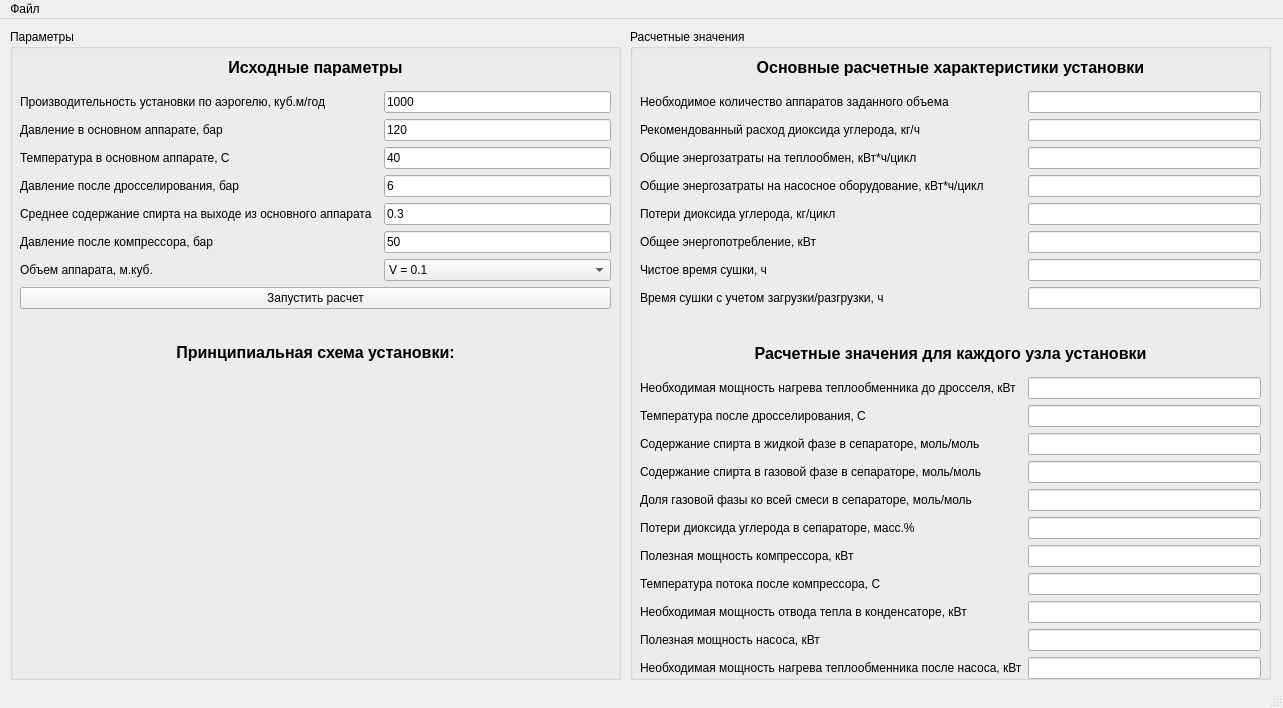
<?xml version="1.0" encoding="UTF-8"?>
<ui version="4.0">
 <class>MainWindow</class>
 <widget class="QMainWindow" name="MainWindow">
  <property name="geometry">
   <rect>
    <x>0</x>
    <y>0</y>
    <width>1283</width>
    <height>708</height>
   </rect>
  </property>
  <property name="windowTitle">
   <string>Промышленная установка для сверхкритической сушки</string>
  </property>
  <widget class="QWidget" name="centralwidget">
   <widget class="QGroupBox" name="groupBox">
    <property name="geometry">
     <rect>
      <x>10</x>
      <y>10</y>
      <width>611</width>
      <height>651</height>
     </rect>
    </property>
    <property name="title">
     <string>Параметры</string>
    </property>
    <widget class="QWidget" name="gridLayoutWidget">
     <property name="geometry">
      <rect>
       <x>10</x>
       <y>20</y>
       <width>591</width>
       <height>321</height>
      </rect>
     </property>
     <layout class="QGridLayout" name="gridLayout">
      <item row="6" column="0">
       <widget class="QLabel" name="label_3">
        <property name="text">
         <string>Температура в основном аппарате, С</string>
        </property>
       </widget>
      </item>
      <item row="5" column="2">
       <widget class="QLineEdit" name="edit_pressure">
        <property name="text">
         <string>120</string>
        </property>
       </widget>
      </item>
      <item row="13" column="0" colspan="3">
       <widget class="QPushButton" name="pushButton">
        <property name="text">
         <string>Запустить расчет</string>
        </property>
       </widget>
      </item>
      <item row="7" column="2">
       <widget class="QLineEdit" name="edit_pressure_throttle">
        <property name="text">
         <string>6</string>
        </property>
       </widget>
      </item>
      <item row="3" column="2">
       <widget class="QLineEdit" name="edit_capacity">
        <property name="text">
         <string>1000</string>
        </property>
       </widget>
      </item>
      <item row="5" column="0">
       <widget class="QLabel" name="label_2">
        <property name="text">
         <string>Давление в основном аппарате, бар</string>
        </property>
       </widget>
      </item>
      <item row="7" column="0">
       <widget class="QLabel" name="label_4">
        <property name="text">
         <string>Давление после дросселирования, бар</string>
        </property>
       </widget>
      </item>
      <item row="9" column="0">
       <widget class="QLabel" name="label_5">
        <property name="text">
         <string>Среднeе содержание спирта на выходе из основного аппарата</string>
        </property>
       </widget>
      </item>
      <item row="10" column="0">
       <widget class="QLabel" name="label_6">
        <property name="text">
         <string>Давление после компрессора, бар</string>
        </property>
       </widget>
      </item>
      <item row="6" column="2">
       <widget class="QLineEdit" name="edit_temperature">
        <property name="text">
         <string>40</string>
        </property>
       </widget>
      </item>
      <item row="9" column="2">
       <widget class="QLineEdit" name="edit_alcohol_content">
        <property name="text">
         <string>0.3</string>
        </property>
       </widget>
      </item>
      <item row="15" column="0" colspan="3">
       <widget class="QLabel" name="label_28">
        <property name="font">
         <font>
          <pointsize>12</pointsize>
          <bold>true</bold>
         </font>
        </property>
        <property name="layoutDirection">
         <enum>Qt::LeftToRight</enum>
        </property>
        <property name="lineWidth">
         <number>1</number>
        </property>
        <property name="text">
         <string>Принципиальная схема установки:</string>
        </property>
        <property name="alignment">
         <set>Qt::AlignCenter</set>
        </property>
       </widget>
      </item>
      <item row="3" column="0">
       <widget class="QLabel" name="label_8">
        <property name="text">
         <string>Производительность установки по аэрогелю, куб.м/год</string>
        </property>
       </widget>
      </item>
      <item row="2" column="0" colspan="3">
       <widget class="QLabel" name="label_7">
        <property name="font">
         <font>
          <pointsize>12</pointsize>
          <bold>true</bold>
         </font>
        </property>
        <property name="layoutDirection">
         <enum>Qt::LeftToRight</enum>
        </property>
        <property name="lineWidth">
         <number>1</number>
        </property>
        <property name="text">
         <string>Исходные параметры</string>
        </property>
        <property name="alignment">
         <set>Qt::AlignCenter</set>
        </property>
       </widget>
      </item>
      <item row="10" column="2">
       <widget class="QLineEdit" name="edit_pressure_compressor">
        <property name="text">
         <string>50</string>
        </property>
       </widget>
      </item>
      <item row="14" column="0" colspan="3">
       <spacer name="horizontalSpacer">
        <property name="orientation">
         <enum>Qt::Horizontal</enum>
        </property>
        <property name="sizeHint" stdset="0">
         <size>
          <width>40</width>
          <height>20</height>
         </size>
        </property>
       </spacer>
      </item>
      <item row="11" column="0">
       <widget class="QLabel" name="label_31">
        <property name="text">
         <string>Объем аппарата, м.куб.</string>
        </property>
       </widget>
      </item>
      <item row="11" column="2">
       <widget class="QComboBox" name="comboBox_volume">
        <item>
         <property name="text">
          <string>V = 0.1</string>
         </property>
        </item>
        <item>
         <property name="text">
          <string>V = 0.15</string>
         </property>
        </item>
        <item>
         <property name="text">
          <string>V = 0.2</string>
         </property>
        </item>
        <item>
         <property name="text">
          <string>V = 0.3</string>
         </property>
        </item>
        <item>
         <property name="text">
          <string>V = 0.4</string>
         </property>
        </item>
        <item>
         <property name="text">
          <string>V = 0.5</string>
         </property>
        </item>
       </widget>
      </item>
     </layout>
    </widget>
    <widget class="QLabel" name="label">
     <property name="geometry">
      <rect>
       <x>10</x>
       <y>340</y>
       <width>591</width>
       <height>301</height>
      </rect>
     </property>
     <property name="text">
      <string/>
     </property>
     <property name="pixmap">
      <pixmap>../../научная работа/проекты/РНФ/цифровой двойник/отчет 2 этап/WhatsApp Image 2024-05-07 at 14.51.39.jpeg</pixmap>
     </property>
     <property name="scaledContents">
      <bool>true</bool>
     </property>
     <property name="wordWrap">
      <bool>false</bool>
     </property>
     <property name="openExternalLinks">
      <bool>false</bool>
     </property>
    </widget>
   </widget>
   <widget class="QGroupBox" name="groupBox_2">
    <property name="geometry">
     <rect>
      <x>630</x>
      <y>10</y>
      <width>641</width>
      <height>651</height>
     </rect>
    </property>
    <property name="title">
     <string>Расчетные значения</string>
    </property>
    <widget class="QWidget" name="gridLayoutWidget_2">
     <property name="geometry">
      <rect>
       <x>10</x>
       <y>20</y>
       <width>621</width>
       <height>630</height>
      </rect>
     </property>
     <layout class="QGridLayout" name="gridLayout_2">
      <item row="13" column="1">
       <widget class="QLineEdit" name="lineEdit_12">
        <property name="enabled">
         <bool>true</bool>
        </property>
        <property name="mouseTracking">
         <bool>false</bool>
        </property>
        <property name="text">
         <string/>
        </property>
       </widget>
      </item>
      <item row="14" column="0" colspan="2">
       <spacer name="horizontalSpacer_2">
        <property name="orientation">
         <enum>Qt::Horizontal</enum>
        </property>
        <property name="sizeHint" stdset="0">
         <size>
          <width>40</width>
          <height>20</height>
         </size>
        </property>
       </spacer>
      </item>
      <item row="27" column="1">
       <widget class="QLineEdit" name="lineEdit_23">
        <property name="enabled">
         <bool>true</bool>
        </property>
        <property name="mouseTracking">
         <bool>false</bool>
        </property>
        <property name="text">
         <string/>
        </property>
       </widget>
      </item>
      <item row="26" column="0">
       <widget class="QLabel" name="label_26">
        <property name="text">
         <string>Полезная мощность насоса, кВт</string>
        </property>
       </widget>
      </item>
      <item row="12" column="1">
       <widget class="QLineEdit" name="lineEdit_11">
        <property name="enabled">
         <bool>true</bool>
        </property>
        <property name="mouseTracking">
         <bool>false</bool>
        </property>
        <property name="text">
         <string/>
        </property>
       </widget>
      </item>
      <item row="6" column="0">
       <widget class="QLabel" name="label_14">
        <property name="text">
         <string>Общие энергозатраты на теплообмен, кВт*ч/цикл</string>
        </property>
       </widget>
      </item>
      <item row="17" column="1">
       <widget class="QLineEdit" name="lineEdit_14">
        <property name="enabled">
         <bool>true</bool>
        </property>
        <property name="mouseTracking">
         <bool>false</bool>
        </property>
        <property name="text">
         <string/>
        </property>
       </widget>
      </item>
      <item row="22" column="1">
       <widget class="QLineEdit" name="lineEdit_13">
        <property name="enabled">
         <bool>true</bool>
        </property>
        <property name="mouseTracking">
         <bool>false</bool>
        </property>
        <property name="text">
         <string/>
        </property>
       </widget>
      </item>
      <item row="3" column="0">
       <widget class="QLabel" name="label_29">
        <property name="text">
         <string>Необходимое количество аппаратов заданного объема</string>
        </property>
       </widget>
      </item>
      <item row="10" column="1">
       <widget class="QLineEdit" name="lineEdit_8">
        <property name="enabled">
         <bool>true</bool>
        </property>
        <property name="mouseTracking">
         <bool>false</bool>
        </property>
        <property name="text">
         <string/>
        </property>
       </widget>
      </item>
      <item row="26" column="1">
       <widget class="QLineEdit" name="lineEdit_22">
        <property name="enabled">
         <bool>true</bool>
        </property>
        <property name="mouseTracking">
         <bool>false</bool>
        </property>
        <property name="text">
         <string/>
        </property>
       </widget>
      </item>
      <item row="22" column="0">
       <widget class="QLabel" name="label_22">
        <property name="text">
         <string>Потери диоксида углерода в сепараторе, масс.%</string>
        </property>
       </widget>
      </item>
      <item row="17" column="0">
       <widget class="QLabel" name="label_19">
        <property name="text">
         <string>Температура после дросселирования, С</string>
        </property>
       </widget>
      </item>
      <item row="16" column="0">
       <widget class="QLabel" name="label_21">
        <property name="text">
         <string>Необходимая мощность нагрева теплообменника до дросселя, кВт</string>
        </property>
       </widget>
      </item>
      <item row="21" column="0">
       <widget class="QLabel" name="label_20">
        <property name="text">
         <string>Доля газовой фазы ко всей смеси в сепараторе, моль/моль</string>
        </property>
       </widget>
      </item>
      <item row="24" column="1">
       <widget class="QLineEdit" name="lineEdit_20">
        <property name="enabled">
         <bool>true</bool>
        </property>
        <property name="mouseTracking">
         <bool>false</bool>
        </property>
        <property name="text">
         <string/>
        </property>
       </widget>
      </item>
      <item row="12" column="0">
       <widget class="QLabel" name="label_12">
        <property name="text">
         <string>Чистое время сушки, ч</string>
        </property>
       </widget>
      </item>
      <item row="3" column="1">
       <widget class="QLineEdit" name="line_app_number">
        <property name="enabled">
         <bool>true</bool>
        </property>
        <property name="mouseTracking">
         <bool>false</bool>
        </property>
        <property name="text">
         <string/>
        </property>
       </widget>
      </item>
      <item row="16" column="1">
       <widget class="QLineEdit" name="lineEdit_16">
        <property name="enabled">
         <bool>true</bool>
        </property>
        <property name="mouseTracking">
         <bool>false</bool>
        </property>
        <property name="text">
         <string/>
        </property>
       </widget>
      </item>
      <item row="13" column="0">
       <widget class="QLabel" name="label_13">
        <property name="text">
         <string>Время сушки с учетом загрузки/разгрузки, ч</string>
        </property>
       </widget>
      </item>
      <item row="23" column="0">
       <widget class="QLabel" name="label_23">
        <property name="text">
         <string>Полезная мощность компрессора, кВт</string>
        </property>
       </widget>
      </item>
      <item row="19" column="0">
       <widget class="QLabel" name="label_17">
        <property name="text">
         <string>Содержание спирта в газовой фазе в сепараторе, моль/моль</string>
        </property>
       </widget>
      </item>
      <item row="18" column="1">
       <widget class="QLineEdit" name="lineEdit_15">
        <property name="enabled">
         <bool>true</bool>
        </property>
        <property name="mouseTracking">
         <bool>false</bool>
        </property>
        <property name="text">
         <string/>
        </property>
       </widget>
      </item>
      <item row="25" column="0">
       <widget class="QLabel" name="label_25">
        <property name="text">
         <string>Необходимая мощность отвода тепла в конденсаторе, кВт </string>
        </property>
       </widget>
      </item>
      <item row="2" column="0" colspan="2">
       <widget class="QLabel" name="label_15">
        <property name="font">
         <font>
          <pointsize>12</pointsize>
          <bold>true</bold>
         </font>
        </property>
        <property name="layoutDirection">
         <enum>Qt::LeftToRight</enum>
        </property>
        <property name="lineWidth">
         <number>1</number>
        </property>
        <property name="text">
         <string>Основные расчетные характеристики установки</string>
        </property>
        <property name="alignment">
         <set>Qt::AlignCenter</set>
        </property>
       </widget>
      </item>
      <item row="6" column="1">
       <widget class="QLineEdit" name="edit_exchangers_power">
        <property name="enabled">
         <bool>true</bool>
        </property>
        <property name="mouseTracking">
         <bool>false</bool>
        </property>
        <property name="text">
         <string/>
        </property>
       </widget>
      </item>
      <item row="19" column="1">
       <widget class="QLineEdit" name="lineEdit_17">
        <property name="enabled">
         <bool>true</bool>
        </property>
        <property name="mouseTracking">
         <bool>false</bool>
        </property>
        <property name="text">
         <string/>
        </property>
       </widget>
      </item>
      <item row="8" column="0">
       <widget class="QLabel" name="label_10">
        <property name="text">
         <string>Общие энергозатраты на насосное оборудование, кВт*ч/цикл</string>
        </property>
       </widget>
      </item>
      <item row="9" column="0">
       <widget class="QLabel" name="label_9">
        <property name="text">
         <string>Потери диоксида углерода, кг/цикл</string>
        </property>
       </widget>
      </item>
      <item row="21" column="1">
       <widget class="QLineEdit" name="lineEdit_18">
        <property name="enabled">
         <bool>true</bool>
        </property>
        <property name="mouseTracking">
         <bool>false</bool>
        </property>
        <property name="text">
         <string/>
        </property>
       </widget>
      </item>
      <item row="25" column="1">
       <widget class="QLineEdit" name="lineEdit_21">
        <property name="enabled">
         <bool>true</bool>
        </property>
        <property name="mouseTracking">
         <bool>false</bool>
        </property>
        <property name="text">
         <string/>
        </property>
       </widget>
      </item>
      <item row="15" column="0" colspan="2">
       <widget class="QLabel" name="label_16">
        <property name="font">
         <font>
          <pointsize>12</pointsize>
          <bold>true</bold>
         </font>
        </property>
        <property name="layoutDirection">
         <enum>Qt::LeftToRight</enum>
        </property>
        <property name="lineWidth">
         <number>1</number>
        </property>
        <property name="text">
         <string>Расчетные значения для каждого узла установки</string>
        </property>
        <property name="alignment">
         <set>Qt::AlignCenter</set>
        </property>
       </widget>
      </item>
      <item row="27" column="0">
       <widget class="QLabel" name="label_27">
        <property name="text">
         <string>Необходимая мощность нагрева теплообменника после насоса, кВт</string>
        </property>
       </widget>
      </item>
      <item row="24" column="0">
       <widget class="QLabel" name="label_24">
        <property name="text">
         <string>Температура потока после компрессора, С</string>
        </property>
       </widget>
      </item>
      <item row="10" column="0">
       <widget class="QLabel" name="label_11">
        <property name="text">
         <string>Общее энергопотребление, кВт</string>
        </property>
       </widget>
      </item>
      <item row="18" column="0">
       <widget class="QLabel" name="label_18">
        <property name="text">
         <string>Содержание спирта в жидкой фазе в сепараторе, моль/моль</string>
        </property>
       </widget>
      </item>
      <item row="23" column="1">
       <widget class="QLineEdit" name="lineEdit_19">
        <property name="enabled">
         <bool>true</bool>
        </property>
        <property name="mouseTracking">
         <bool>false</bool>
        </property>
        <property name="text">
         <string/>
        </property>
       </widget>
      </item>
      <item row="9" column="1">
       <widget class="QLineEdit" name="lineEdit_10">
        <property name="enabled">
         <bool>true</bool>
        </property>
        <property name="mouseTracking">
         <bool>false</bool>
        </property>
        <property name="text">
         <string/>
        </property>
       </widget>
      </item>
      <item row="8" column="1">
       <widget class="QLineEdit" name="lineEdit_7">
        <property name="enabled">
         <bool>true</bool>
        </property>
        <property name="mouseTracking">
         <bool>false</bool>
        </property>
        <property name="text">
         <string/>
        </property>
       </widget>
      </item>
      <item row="5" column="1">
       <widget class="QLineEdit" name="edit_flowrate">
        <property name="enabled">
         <bool>true</bool>
        </property>
        <property name="mouseTracking">
         <bool>false</bool>
        </property>
        <property name="text">
         <string/>
        </property>
       </widget>
      </item>
      <item row="5" column="0">
       <widget class="QLabel" name="label_30">
        <property name="text">
         <string>Рекомендованный расход диоксида углерода, кг/ч</string>
        </property>
       </widget>
      </item>
     </layout>
    </widget>
   </widget>
  </widget>
  <widget class="QMenuBar" name="menubar">
   <property name="geometry">
    <rect>
     <x>0</x>
     <y>0</y>
     <width>1283</width>
     <height>22</height>
    </rect>
   </property>
   <widget class="QMenu" name="menu">
    <property name="title">
     <string>Файл</string>
    </property>
    <addaction name="action"/>
    <addaction name="separator"/>
    <addaction name="action_3"/>
   </widget>
   <addaction name="menu"/>
  </widget>
  <widget class="QStatusBar" name="statusbar"/>
  <action name="action">
   <property name="text">
    <string>Экспорт результатов</string>
   </property>
  </action>
  <action name="action_3">
   <property name="text">
    <string>Выход</string>
   </property>
  </action>
 </widget>
 <resources/>
 <connections/>
</ui>
